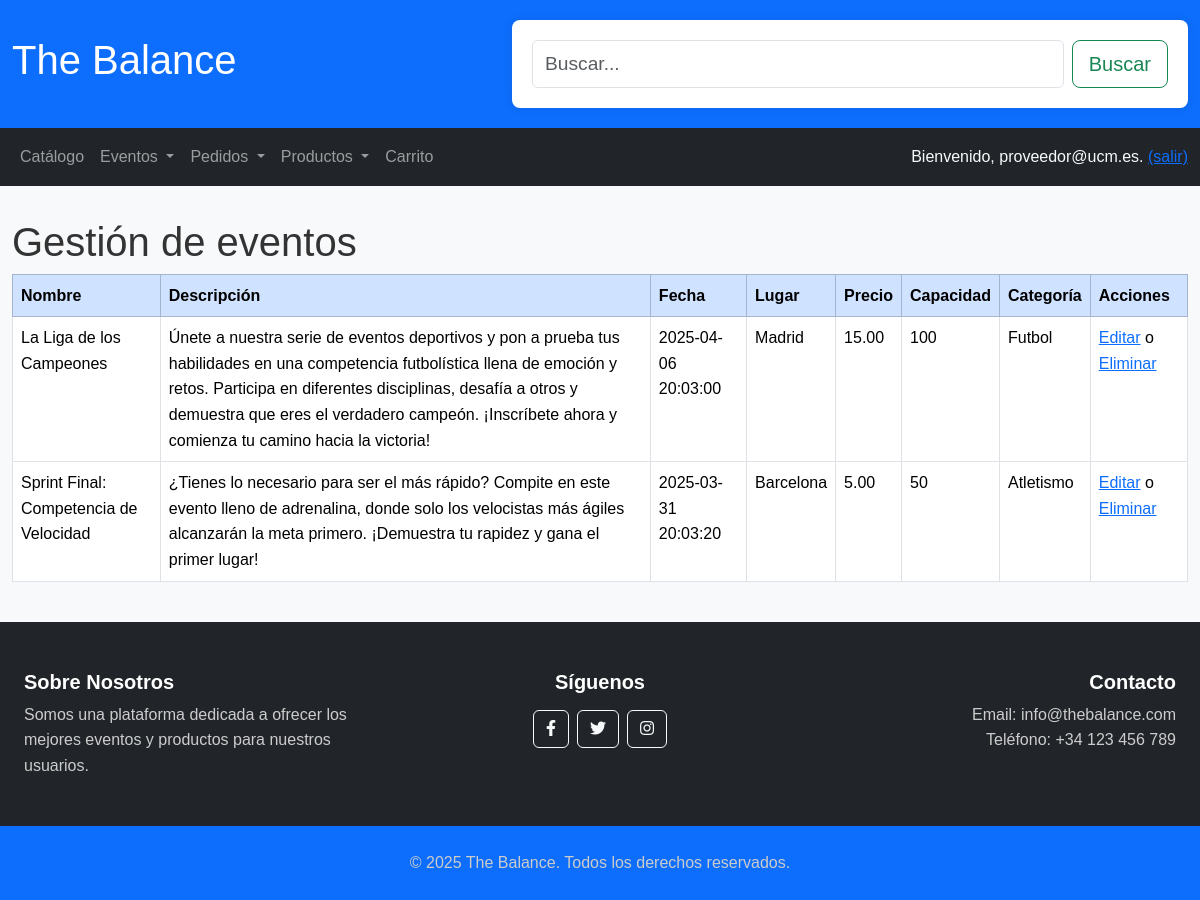
/manageEvents.php (signed in), run on the app's committed database.
### tables this page shows
CREATE TABLE `events` (
  `id` bigint(20) NOT NULL,
  `name` varchar(50) NOT NULL,
  `description` text DEFAULT NULL,
  `price` decimal(11,2) NOT NULL,
  `location` varchar(100) NOT NULL,
  `date` timestamp NOT NULL DEFAULT current_timestamp() ON UPDATE current_timestamp(),
  `capacity` int(11) NOT NULL,
  `category_id` bigint(20) NOT NULL,
  `email_provider` varchar(50) NOT NULL
);

CREATE TABLE `event_categories` (
  `id` bigint(20) NOT NULL,
  `name` varchar(50) NOT NULL
);

### includes/event/eventDTO.php (called while the page is built, shortened)
<?php
class eventDTO implements \JsonSerializable
{
    private $id;
    private $name;
    private $desc;
    private $date;
    private $price;
    private $location;
    private $categoryDTO;
    private $capacity;
    public function __construct($id, $name, $desc, $date, $price, $location, $capacity, $categoryDTO, $email_provider)
    {
        $this->id = $id;
        $this->name = $name;
        $this->desc = $desc;
        $this->date = $date;
        $this->price = $price;
        $this->location = $location;
        $this->capacity = $capacity;
        $this->categoryDTO = $categoryDTO;
    }
    public function getId()
    {
        return $this->id;
    }
    public function getName()
    {
        return $this->name;
    }
    public function getDesc()
    {
        return $this->desc;
    }
    public function getDate()
    {
        return $this->date;
    }
    public function getPrice()
    {
        return $this->price;
    }
    public function getLocation()
    {
        return $this->location;
    }
    public function getCategoryName()
    {
        return $this->categoryDTO->getName();
    }
    public function getCapacity()
    {
        return $this->capacity;
    }
}

### includes/views/common/baseDAO.php (called while the page is built, shortened)
<?php
abstract class baseDAO
{
    protected function realEscapeString($field)
    {
        $conn = application::getInstance()->getConnectionDb();
        return $conn->real_escape_string($field);
    }
}

### includes/event/eventDAO.php (called while the page is built, shortened)
<?php
class eventDAO extends baseDAO implements IEvent
{
    public function getEvents($filters = array() )
    {
        $events = array();
        try {
            $conn = application::getInstance()->getConnectionDb();
            $queryData = $this->constructSearchQuery($filters);
            $stmt = $conn->prepare($queryData['query']);
            if (!empty($queryData['params']))
            {
                $types = $queryData['types'];
                $params = $queryData['params'];
                $stmt->bind_param($types, ...$params);
            }
            if(!$stmt->execute())
            {
                throw new \Exception("Error al ejecutar la consulta: " . $stmt->error);
            }
            $stmt->bind_result($Id, $Name, $Description, $Price, $Location, $Date, $Capacity, $CategoryId, $EmailProvider, $CategoryName);
            while ($stmt->fetch())
            {
                $event = new eventDTO($Id, $Name, $Description, $Date, $Price, $Location, $Capacity, new eventCategoryDTO($CategoryId, $CategoryName), $EmailProvider);
                $events[] = $event;
            }
        } catch (\Exception $e) {
            error_log($e->getMessage());
            throw $e;
        }
        return $events;
    }
    private function constructSearchQuery($filters)
    {
        $query = "SELECT e.*, c.name AS category_name
                  FROM events e
                  INNER JOIN event_categories c ON e.category_id = c.id
                  WHERE ";
        $args = array();
        $types = '';
        foreach ($filters as $key => $value) {
            switch ($key) {
                case 'email_provider':
                    $query .= "e.email_provider = ? AND ";
                    $args[] = $this->realEscapeString($value);
                    $types .= 's';
                    break;
            }
        }
        if (!empty($args))
        {
            $query = substr($query, 0, -4);
        }
        else
        {
            $query = "SELECT e.*, c.name AS category_name
                      FROM events e
                      INNER JOIN event_categories c ON e.category_id = c.id";
        }
        return array('query' => $query, 'params' => $args, 'types' => $types);
    }
}

### includes/event/eventAppService.php (called while the page is built, shortened)
<?php
class eventAppService
{
    public function getEventsByUserType()
    {
        $IEventDAO = eventFactory::CreateEvent();
        $eventsDTO = null;
        $app = application::getInstance();
        if ($app->isCurrentUserAdmin())
        {
            $eventsDTO = $IEventDAO->getEvents();
        }
        else
        {
            $userEmail = htmlspecialchars($app->getCurrentUserEmail());
            $eventsDTO = $IEventDAO->getEvents(array("email_provider" => $userEmail));
        }
        return $eventsDTO;
    }
}

### includes/event/eventCategoryDTO.php (called while the page is built, shortened)
<?php
class eventCategoryDTO implements \JsonSerializable
{
    private $name;
    public function __construct($id, $name)
    {
        $this->name = $name;
    }
    public function getName()
    {
        return $this->name;
    }
}

### includes/application.php (called while the page is built, shortened)
<?php
class application
{
    private static $instance;
    public static function getInstance()
    {
        if ( !self::$instance instanceof self )
        {
            self::$instance = new static();
        }
        return self::$instance;
    }
    public function isCurrentUserLogged()
    {
        return isset($_SESSION['user']);
    }
    public function getCurrentUserEmail()
    {
        return json_decode($_SESSION['user'], true)['email'] ?? null;
    }
}

### includes/event/manageEventTable.php (the view, shortened to what this page needs)
<?php
class manageEventTable extends baseTable
{
    protected function generateTableContent()
    {
        $html = '';
        foreach ($this->data as $event) {
            $html .= '<tr>';
            $html .= '<td>' . htmlspecialchars($event->getName()) . '</td>';
            $html .= '<td>' . htmlspecialchars($event->getDesc()) . '</td>';
            $html .= '<td>' . htmlspecialchars($event->getDate()) . '</td>';
            $html .= '<td>' . htmlspecialchars($event->getLocation()) . '</td>';
            $html .= '<td>' . htmlspecialchars($event->getPrice()) . '</td>';
            $html .= '<td>' . htmlspecialchars($event->getCapacity()) . '</td>';
            $html .= '<td>' . htmlspecialchars($event->getCategoryName()) . '</td>';
            $html .= '<td>';
            $html .= '<a href="updateEvents.php?eventId=' . htmlspecialchars($event->getId()) . '">Editar</a>';
            $html .= ' o ';
            $html .= '<a href="manageEvents.php?eventId=' . htmlspecialchars($event->getId()) . '" onclick="return confirm(\'¿Estás seguro de que deseas eliminar este evento?\');">Eliminar</a>';
            $html .= '</td>';
            $html .= '</tr>';
        }
        return $html;
    }
}

### includes/views/common/menu.php (shortened to what this page needs)
<?php
function mostrarLogin()
{
    $app = application::getInstance();
    if ($app->isCurrentUserLogged())
    {
        $email = $app->getCurrentUserEmail();
        echo "Bienvenido, " . $email . ". <a href='logout.php'>(salir)</a>";
    }
    else
    {
        echo "Usuario desconocido. <a href='login.php'>Login.</a> <a href='register.php'>Registro</a>";
    }
}
?>
<nav class="navbar navbar-expand-lg navbar-dark bg-dark w-100">
    <div class="container-fluid">
        <div class="collapse navbar-collapse" id="navbarNav">
            <ul class="navbar-nav me-auto">
                <li class="nav-item">
                    <a class="nav-link" href="catalog.php">Catálogo</a>
                </li>
                <li class="nav-item dropdown">
                    <a class="nav-link dropdown-toggle" href="#" id="eventosDropdown" role="button" data-bs-toggle="dropdown" aria-expanded="false">
                        Eventos
                    </a>
                </li>
                <li class="nav-item dropdown">
                    <a class="nav-link dropdown-toggle" href="#" id="pedidosDropdown" role="button" data-bs-toggle="dropdown" aria-expanded="false">
                        Pedidos
                    </a>
                </li>
                 <li class="nav-item dropdown">
                    <a class="nav-link dropdown-toggle" href="#" id="productosDropdown" role="button" data-bs-toggle="dropdown" aria-expanded="false">
                        Productos
                    </a>
                </li>
                <li class="nav-item">
                    <a class="nav-link" href="cart.php">Carrito</a>
                </li>
            </ul>
        </div>
        <div class="text-light">
            <?php mostrarLogin(); ?>
        </div>
    </div>
</nav>

### CSS/styles.css (style rules this page uses)
* { margin: 0; padding: 0; box-sizing: border-box; }
body { font-family: 'Arial', sans-serif; line-height: 1.6; color: #333; background-color: #f8f9fa; margin: 0; padding: 0; }

### data on the page
events: email_provider "proveedor@ucm.es", name "Sprint Final: Competencia de Velocidad", description "¿Tienes lo necesario para ser el más rápido? Compite en este evento lleno de adrenalina, donde solo los velocistas más ágiles alcanzarán la meta primero. ¡Demuestra tu rapidez y gana el primer lugar!", date "2025-03-31 20:03:20", location "Barcelona", price "5.00", capacity "50", category.name "Atletismo", value "o"
events: name "La Liga de los Campeones", description "Únete a nuestra serie de eventos deportivos y pon a prueba tus habilidades en una competencia futbolística llena de emoción y retos. Participa en diferentes disciplinas, desafía a otros y demuestra que eres el verdadero campeón. ¡Inscríbete ahora y comienza tu camino hacia la victoria!", date "2025-04-06 20:03:00", location "Madrid", price "15.00", capacity "100", category.name "Futbol", value "o"

### other printed values
$column "Nombre"
$column "Descripción"
$column "Fecha"
$column "Lugar"
$column "Precio"
$column "Capacidad"
$column "Categoría"
$column "Acciones"
